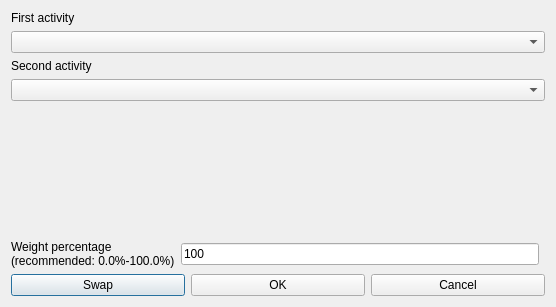
<?xml version="1.0" encoding="UTF-8"?>
<ui version="4.0">
 <class>ModifyConstraintTwoActivitiesOrderedForm_template</class>
 <widget class="QDialog" name="ModifyConstraintTwoActivitiesOrderedForm_template">
  <property name="geometry">
   <rect>
    <x>0</x>
    <y>0</y>
    <width>556</width>
    <height>307</height>
   </rect>
  </property>
  <property name="windowTitle">
   <string extracomment="This is the title of the dialog to modify a constraint of this type">Modify two activities ordered</string>
  </property>
  <layout class="QGridLayout">
   <item row="4" column="0" colspan="2">
    <layout class="QHBoxLayout">
     <item>
      <widget class="QPushButton" name="swapPushButton">
       <property name="text">
        <string comment="Interchange (swap) the two selected activities in the dialog">Swap</string>
       </property>
      </widget>
     </item>
     <item>
      <widget class="QPushButton" name="okPushButton">
       <property name="text">
        <string>OK</string>
       </property>
      </widget>
     </item>
     <item>
      <widget class="QPushButton" name="cancelPushButton">
       <property name="text">
        <string>Cancel</string>
       </property>
      </widget>
     </item>
    </layout>
   </item>
   <item row="3" column="0">
    <layout class="QHBoxLayout">
     <item>
      <widget class="QLabel" name="weightTextLabel">
       <property name="frameShape">
        <enum>QFrame::NoFrame</enum>
       </property>
       <property name="frameShadow">
        <enum>QFrame::Plain</enum>
       </property>
       <property name="text">
        <string>Weight percentage
(recommended: 0.0%-100.0%)</string>
       </property>
       <property name="wordWrap">
        <bool>false</bool>
       </property>
      </widget>
     </item>
     <item>
      <widget class="QLineEdit" name="weightLineEdit">
       <property name="text">
        <string notr="true">100</string>
       </property>
      </widget>
     </item>
    </layout>
   </item>
   <item row="2" column="0">
    <spacer name="spacer2">
     <property name="orientation">
      <enum>Qt::Vertical</enum>
     </property>
     <property name="sizeType">
      <enum>QSizePolicy::Expanding</enum>
     </property>
     <property name="sizeHint" stdset="0">
      <size>
       <width>20</width>
       <height>61</height>
      </size>
     </property>
    </spacer>
   </item>
   <item row="0" column="0" colspan="2">
    <layout class="QVBoxLayout">
     <item>
      <widget class="QLabel" name="activityTextLabel">
       <property name="frameShape">
        <enum>QFrame::NoFrame</enum>
       </property>
       <property name="frameShadow">
        <enum>QFrame::Plain</enum>
       </property>
       <property name="text">
        <string>First activity</string>
       </property>
       <property name="wordWrap">
        <bool>false</bool>
       </property>
      </widget>
     </item>
     <item>
      <widget class="QComboBox" name="firstActivitiesComboBox">
       <property name="editable">
        <bool>false</bool>
       </property>
       <property name="insertPolicy">
        <enum>QComboBox::NoInsert</enum>
       </property>
       <property name="duplicatesEnabled">
        <bool>false</bool>
       </property>
      </widget>
     </item>
    </layout>
   </item>
   <item row="1" column="0" colspan="2">
    <layout class="QVBoxLayout">
     <item>
      <widget class="QLabel" name="activityTextLabel_2">
       <property name="frameShape">
        <enum>QFrame::NoFrame</enum>
       </property>
       <property name="frameShadow">
        <enum>QFrame::Plain</enum>
       </property>
       <property name="text">
        <string>Second activity</string>
       </property>
       <property name="wordWrap">
        <bool>false</bool>
       </property>
      </widget>
     </item>
     <item>
      <widget class="QComboBox" name="secondActivitiesComboBox">
       <property name="editable">
        <bool>false</bool>
       </property>
       <property name="insertPolicy">
        <enum>QComboBox::NoInsert</enum>
       </property>
       <property name="duplicatesEnabled">
        <bool>false</bool>
       </property>
      </widget>
     </item>
    </layout>
   </item>
  </layout>
 </widget>
 <layoutdefault spacing="6" margin="11"/>
 <resources/>
 <connections/>
</ui>
